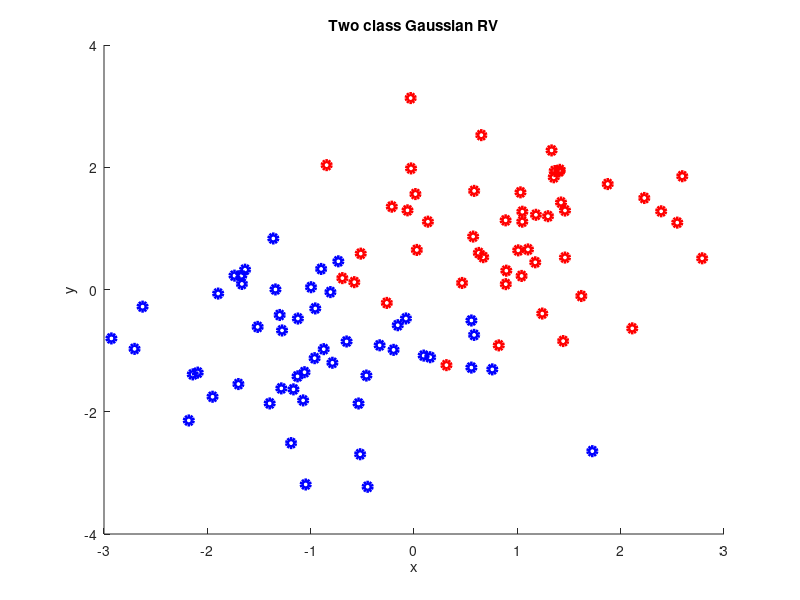

Reproduce this figure in MATLAB. (Note: this script raises an error after producing the figure.)
%% adding the path with the SVM and LSSVM toolboxes
addpath('/home/ad/Desktop/KUL Course Material/SVM (support vector machines)/Exercise Session/svm/');
addpath('/home/ad/Desktop/KUL Course Material/SVM (support vector machines)/Exercise Session/LSSVMlab/');
addpath('/home/ad/Desktop/KUL Course Material/SVM (support vector machines)/Exercise Session/fixed-size/');
clear;
clc;
%% Classification
%% (1.1) Classifying two Gaussians
X1 = 1 + randn(50,2);
X2 = -1 + randn(51,2);
Y1 = ones(50,1);
Y2 = -ones(51,1);
X  = [X1;X2];
Y = [Y1;Y2];

%% Plotting
figure;
hold on;
plot(X1(:,1), X1(:,2), 'ro', 'LineWidth', 3);
plot(X2(:,1), X2(:,2), 'bo', 'LineWidth', 3);
hold off;
title('Two class Gaussian RV');
xlabel('x');
ylabel('y');
print('/home/ad/Desktop/KUL Course Material/SVM (support vector machines)/Exercise Session/images/plot1-1', '-dpng');

%% (1.2) Support Vector Machine
% http://cs.stanford.edu/people/karpathy/svmjs/demo/
%% (1.3) LS-SVMlab
%% Demo
democlass;
%%
help prelssvm
%%
clear;
clc;

%% Iris data
load('/home/ad/Desktop/KUL Course Material/SVM (support vector machines)/Exercise Session/Session 1/iris.mat')
%% Fit the model
gam = 1.0;
type = 'lin_kernel';

[alpha, b] = trainlssvm({X, Y, 'c', gam, [], type});
plotlssvm({X, Y, 'c', gam, [], type, 'preprocess'}, {alpha, b});
print('/home/ad/Desktop/KUL Course Material/SVM (support vector machines)/Exercise Session/images/iris-linear', '-dpng');

%% performance on test set
[Yht, Zt] = simlssvm({X,Y,type,gam,[],'lin_kernel'}, {alpha,b}, Xt);
err = sum(Yht ~= Yt); 
fprintf('\n on test: #misclass = %d, error rate = %.2f%%\n', err, err/length(Yt)*100)

%% 1.3.1 (tuning hyperparameters) LS-SVM
% set the parameters to some value
gam = 0.1;
sig2 = 20;

% generate random indices
idx = randperm(size(X,1));

% create the training and validation sets
% using the randomized indices
Xtrain = X(idx(1:80),:);
Ytrain = Y(idx(1:80));
Xval = X(idx(81:100),:);
Yval = Y(idx(81:100));

% train the model
[alpha,b] = trainlssvm({Xtrain,Ytrain,'c',gam,sig2, 'RBF_kernel'});

% evaluate it on Xval:
estYval = simlssvm({Xtrain,Ytrain,'c',gam,sig2,'RBF_kernel'},{alpha,b},Xval);

%% model evaluation (fixed validation set)
% generate random indices
idx = randperm(size(X,1));

% create the training and validation sets
% using the randomized indices
Xtrain = X(idx(1:80),:);
Ytrain = Y(idx(1:80));
Xval = X(idx(81:100),:);
Yval = Y(idx(81:100));

gamlist=[1, 5, 10, 25, 50, 100];
sig2list=[0.001, 0.01, 0.1, 1, 5, 10, 25, 50, 100];

for gam=gamlist,
    errlist=[];
    
    for sig2=sig2list,
        % train the model
        [alpha,b] = trainlssvm({Xtrain,Ytrain,'c',gam,sig2, 'RBF_kernel'});
        % evaluate it on Xval:
        estYval = simlssvm({Xtrain,Ytrain,'c',gam,sig2,'RBF_kernel'},{alpha,b},Xval);
        % calculate the error
        err = sum(estYval ~= Yval); errlist = [errlist; err];
        fprintf('\n on test: #misclass = %d, error rate = %.2f%% \n', err, err/length(Yval)*100)         
    end

    % make a plot of the % misclassification wrt. sig2 for each gam val
    figure;
    plot(log(sig2list), ((errlist)/(length(Yval))*100), '*-', 'LineWidth', 3, 'MarkerSize', 12), 
    ylim([0 max(((errlist)/(length(Yval))*100))+10]),
    xlabel(sprintf('log(sig2)-with-gam = %s', num2str(gam))), ylabel('% misclassified'),
    file_string = sprintf('/home/ad/Desktop/KUL Course Material/SVM (support vector machines)/Exercise Session/images/iris-rbf-fixed-val-gam-%s', num2str(gam));
    print(file_string, '-dpng'); 
end

%%
clc;

%% model evaluation (10-fold CV)
gamlist=[1, 5, 10, 25, 50, 100];
sig2list=[0.001, 0.01, 0.1, 1, 5, 10, 25, 50, 100];

for gam=gamlist,
    errlist=[];
    
    for sig2=sig2list,
        % calculate the prediction error
        err = crossvalidate({Xtrain, Ytrain, 'c', gam, sig2, 'RBF_kernel'}, 10, 'misclass', 'mean'); 
        errlist = [errlist; err];
        %fprintf('\n on test: #misclass = %d, error rate = %.2f%% \n', err, (err/10)*100)         
    end

    % make a plot of the % misclassification wrt. sig2 for each gam val
    figure;
    plot(log(sig2list), errlist, '*-', 'LineWidth', 3, 'MarkerSize', 12),
    xlabel(sprintf('log(sig2)-with-gam = %s', num2str(gam))), ylabel('avg. num. misclassified (in 8 folds)'),
    file_string = sprintf('/home/ad/Desktop/KUL Course Material/SVM (support vector machines)/Exercise Session/images/iris-rbf-cv-gam-%s', num2str(gam));
    print(file_string, '-dpng');
end

%% model evaluation (LOO-CV)
gamlist=[1, 5, 10, 25, 50, 100];
sig2list=[0.001, 0.01, 0.1, 1, 5, 10, 25, 50, 100];

for gam=gamlist,
    errlist=[];
    
    for sig2=sig2list,
        % calculate the prediction error
        err = leaveoneout({Xtrain, Ytrain, 'c', gam, sig2, 'RBF_kernel'}, 'misclass', 'mean'); 
        errlist = [errlist; err];
        %fprintf('\n on test: #misclass = %d, error rate = %.2f%% \n', err, (err/10)*100)         
    end

    % make a plot of the % misclassification wrt. sig2 for each gam val
    figure;
    plot(log(sig2list), errlist, '*-', 'LineWidth', 3, 'MarkerSize', 12),
    xlabel(sprintf('log(sig2)-with-gam = %s', num2str(gam))), ylabel('avg. num. misclassified (in 8 folds)'),
    file_string = sprintf('/home/ad/Desktop/KUL Course Material/SVM (support vector machines)/Exercise Session/images/iris-rbf-loocv-gam-%s', num2str(gam));
    print(file_string, '-dpng');
end

%% Using tunelssvm
clc;
model = {X,Y,'c',[],[],'RBF_kernel','csa'}; % csa vs ds
[gam,sig2,cost] = tunelssvm(model,'gridsearch', 'crossvalidatelssvm', {10,'misclass'}); 
gam
sig2
cost
% simplex vs gridsearch

%% ROC curve
gam = 0.1;
sig2 = 2;
[alpha,b] = trainlssvm({Xtrain,Ytrain,'c',gam,sig2,'RBF_kernel'});
[Ysim,Ylatent] = simlssvm({Xtrain,Ytrain,'c',gam,sig2,'RBF_kernel'}, {alpha,b},Xval);
roc(Ylatent,Yval);

%%%%%%%%%%%%%%%%%%%%%%%%%%%%%%%%%%%%%%%%%%%%%%%%%%%%%%%%
%%------------------------------------------------------
%%%%%%%%%%%%%%%%%%%%%%%%%%%%%%%%%%%%%%%%%%%%%%%%%%%%%%%%
%% Ripley dataset
clear;
clc;
load('/home/ad/Desktop/KUL Course Material/SVM (support vector machines)/Exercise Session/Session 1/ripley.mat')

%% plot the data
figure;
hold on;
% plot the train set
gscatter(X(:,1), X(:,2), Y, 'br', 'xo');
% plot the test set
%gscatter(Xt(:,1), Xt(:,2), Yt, 'br', 'xo');
hold off;
title('Ripley Data: Training Set');
%title('Ripley Data: Test Set');
xlabel('x1');
ylabel('x2');
% plot the train set
print('/home/ad/Desktop/KUL Course Material/SVM (support vector machines)/Exercise Session/images/ripley-train', '-dpng');
% plot the test set
%print('/home/ad/Desktop/KUL Course Material/SVM (support vector machines)/Exercise Session/images/ripley-test', '-dpng');

%% Model
kernel = 'RBF_kernel'; % 'RBF_kernel' or 'lin_kernel'
model = {X,Y,'c',[],[],kernel,'csa'};
[gam,sig2,cost] = tunelssvm(model,'simplex', 'crossvalidatelssvm', {10,'misclass'});
[alpha,b] = trainlssvm({X,Y,'c',gam,sig2, kernel});
plotlssvm({X, Y, 'c', gam, sig2, kernel, 'preprocess'}, {alpha, b});
print('/home/ad/Desktop/KUL Course Material/SVM (support vector machines)/Exercise Session/images/ripley-class-rbf', '-dpng');
% evaluate it on Xval:
[Ysim, Ylatent] = simlssvm({X,Y,'c',gam,sig2,kernel},{alpha,b},Xt);
roc(Ylatent,Yt);
print('/home/ad/Desktop/KUL Course Material/SVM (support vector machines)/Exercise Session/images/ripley-roc-rbf', '-dpng');

%%%%%%%%%%%%%%%%%%%%%%%%%%%%%%%%%%%%%%%%%%%%%%%%%%%%%%%%%%
%%--------------------------------------------------------
%%%%%%%%%%%%%%%%%%%%%%%%%%%%%%%%%%%%%%%%%%%%%%%%%%%%%%%%%%
%% Breast Cancer dataset
clear;
clc;
load('/home/ad/Desktop/KUL Course Material/SVM (support vector machines)/Exercise Session/Session 1/breast.mat')
X = trainset;
Y = labels_train;
Xt = testset;
Yt = labels_test;

%% plot the training data
figure;
hold on;
% plot the train set
gscatter(X(:,1), X(:,2), Y, 'br', 'xo');
hold off;
title('Breast Cancer Data: Training Set');
xlabel('x1');
ylabel('x2');
% plot the train set
print('/home/ad/Desktop/KUL Course Material/SVM (support vector machines)/Exercise Session/images/breast-train', '-dpng');

%% plot the test data
figure;
hold on;
%plot the test set
gscatter(Xt(:,1), Xt(:,2), Yt, 'br', 'xo');
hold off;
title('Breast Cancer Data: Test Set');
xlabel('x1');
ylabel('x2');
% plot the test set
print('/home/ad/Desktop/KUL Course Material/SVM (support vector machines)/Exercise Session/images/breast-test', '-dpng');

%% Model
kernel = 'lin_kernel'; % 'RBF_kernel' or 'lin_kernel'
model = {X,Y,'c',[],[],kernel,'csa'};
[gam,sig2,cost] = tunelssvm(model,'simplex', 'crossvalidatelssvm', {10,'misclass'});
[alpha,b] = trainlssvm({X,Y,'c',gam,sig2, kernel});
plotlssvm({X, Y, 'c', gam, sig2, kernel, 'preprocess'}, {alpha, b});
print('/home/ad/Desktop/KUL Course Material/SVM (support vector machines)/Exercise Session/images/breast-class-linear', '-dpng');
% evaluate it on Xval:
[Ysim, Ylatent] = simlssvm({X,Y,'c',gam,sig2,kernel},{alpha,b},Xt);
roc(Ylatent,Yt);
print('/home/ad/Desktop/KUL Course Material/SVM (support vector machines)/Exercise Session/images/breast-roc-linear', '-dpng');

%%%%%%%%%%%%%%%%%%%%%%%%%%%%%%%%%%%%%%%%%%%%%%%%%%%%%%%%%%%
%%---------------------------------------------------------
%%%%%%%%%%%%%%%%%%%%%%%%%%%%%%%%%%%%%%%%%%%%%%%%%%%%%%%%%%%
%% Diabetes dataset
clear;
clc;
load('/home/ad/Desktop/KUL Course Material/SVM (support vector machines)/Exercise Session/Session 1/diabetes.mat')
X = trainset;
Y = labels_train;
Xt = testset;
Yt = labels_test;

%% plot the training data
figure;
hold on;
% plot the train set
gscatter(X(:,1), X(:,2), Y, 'br', 'xo');
hold off;
title('Breast Cancer Data: Training Set');
xlabel('x1');
ylabel('x2');
% plot the train set
print('/home/ad/Desktop/KUL Course Material/SVM (support vector machines)/Exercise Session/images/diabetes-train', '-dpng');

%% plot the test data
figure;
hold on;
%plot the test set
gscatter(Xt(:,1), Xt(:,2), Yt, 'br', 'xo');
hold off;
title('Breast Cancer Data: Test Set');
xlabel('x1');
ylabel('x2');
% plot the test set
print('/home/ad/Desktop/KUL Course Material/SVM (support vector machines)/Exercise Session/images/diabetes-test', '-dpng');

%% Model
kernel = 'RBF_kernel'; % 'RBF_kernel' or 'lin_kernel'
model = {X,Y,'c',[],[],kernel,'csa'};
[gam,sig2,cost] = tunelssvm(model,'simplex', 'crossvalidatelssvm', {10,'misclass'});
[alpha,b] = trainlssvm({X,Y,'c',gam,sig2, kernel});
plotlssvm({X, Y, 'c', gam, sig2, kernel, 'preprocess'}, {alpha, b});
print('/home/ad/Desktop/KUL Course Material/SVM (support vector machines)/Exercise Session/images/diabetes-class-rbf', '-dpng');
% evaluate it on Xval:
[Ysim, Ylatent] = simlssvm({X,Y,'c',gam,sig2,kernel},{alpha,b},Xt);
roc(Ylatent,Yt);
print('/home/ad/Desktop/KUL Course Material/SVM (support vector machines)/Exercise Session/images/diabetes-roc-rbf', '-dpng');